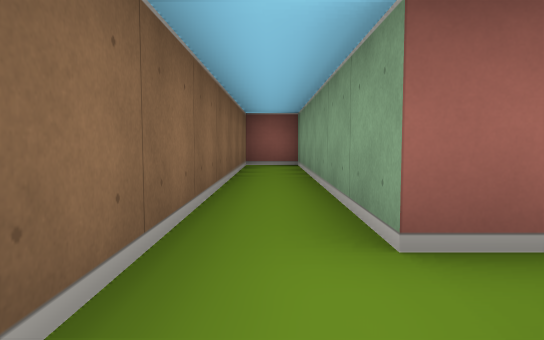
[1] (above)

16 first-person views from a walk through a cub3D ray-caster map. The camera is about half as high as the walls, tilts 4° down and sees 70° across. The floor is counted in squares. Each view is taken from the middle of a square. On the plan, view 1 faces up. The plan holds only what a view shows up to about 9 squares ahead; the rest is blank.

[2]
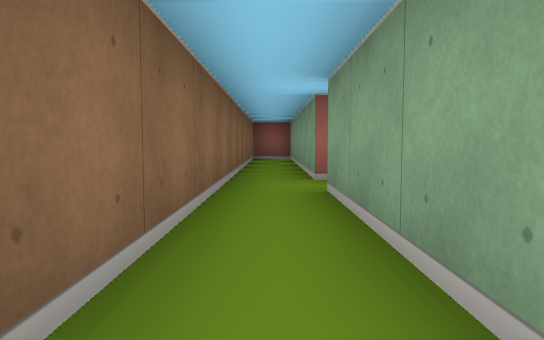

[3]
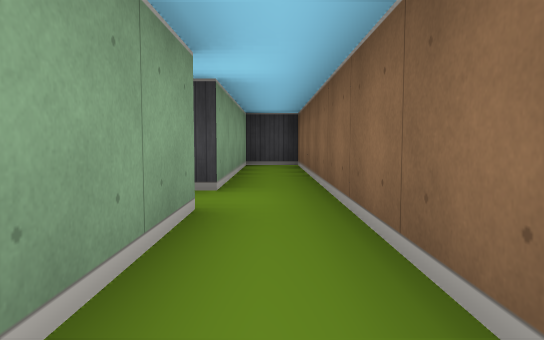

[4]
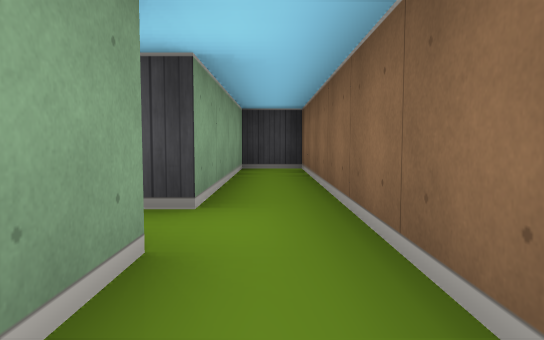

[5]
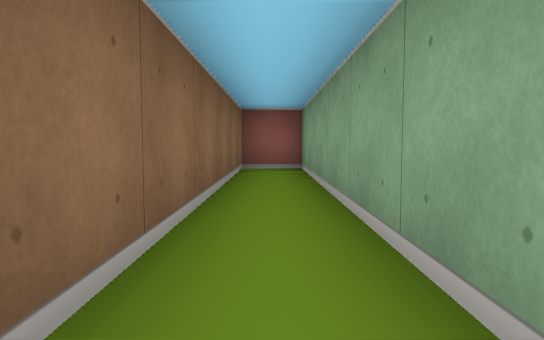

[6]
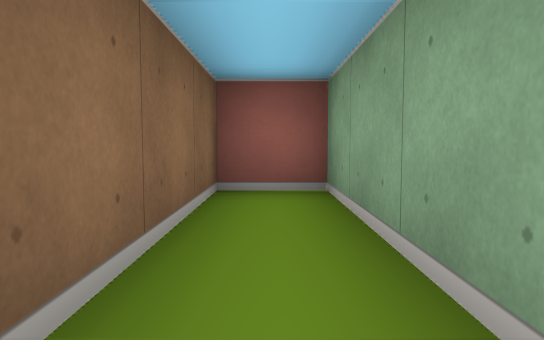

[7]
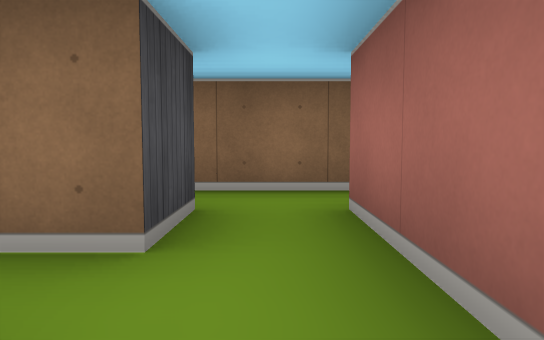

[8]
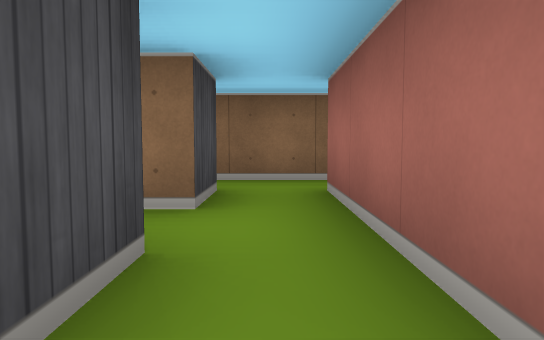

[9]
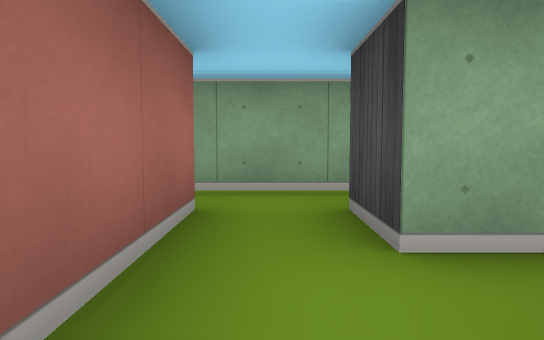

[10]
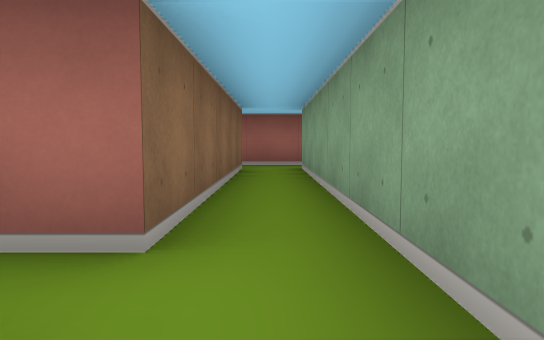

[11]
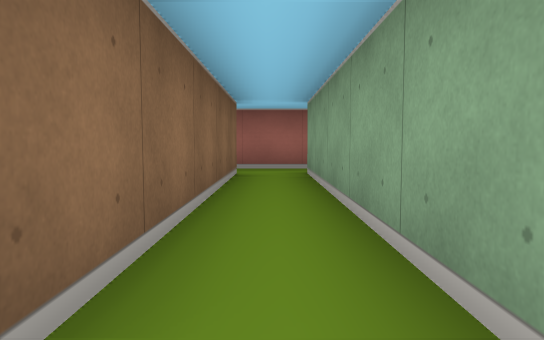

[12]
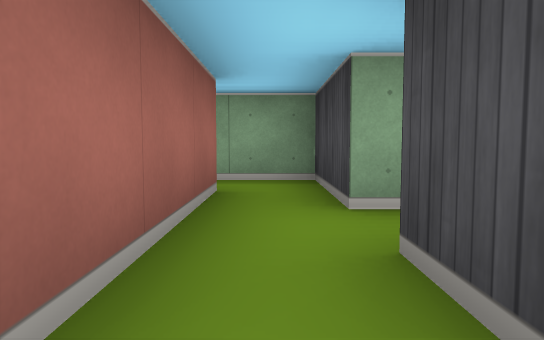

[13]
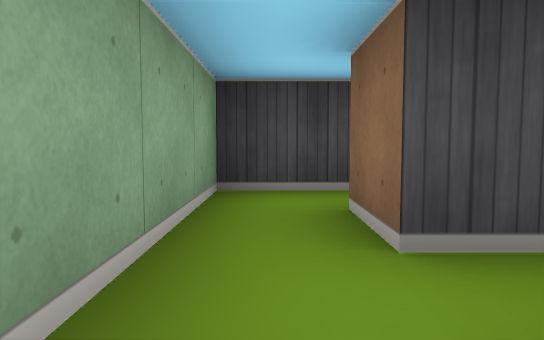

[14]
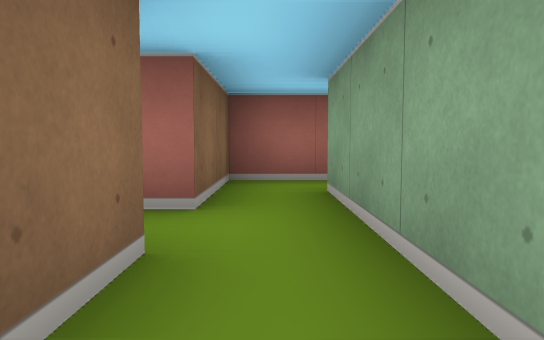

[15]
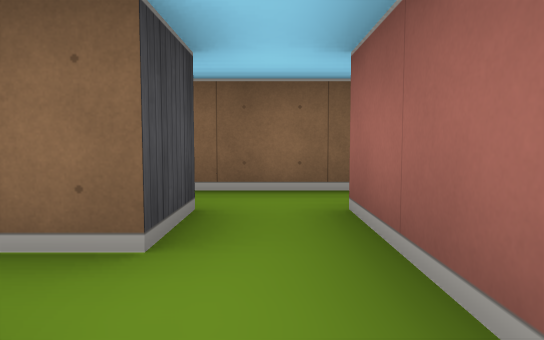

[16]
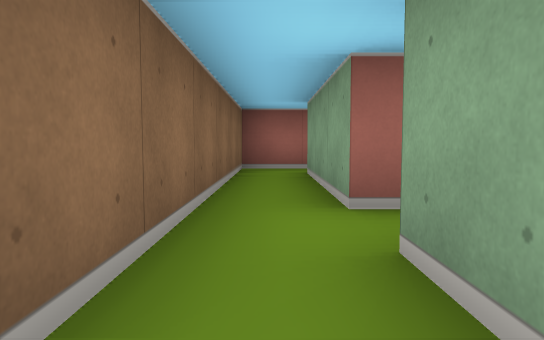

### Floor plan
Points are (right, up) in squares from view 1. A wall is a line through its corners. A room is listed if a view was taken in it or the views show most of it. See-through windows are left out.
Room 1 (views 1, 2, 3, 4, 5, 6)
walls: (0.5, 1.5) (0.5, 7.5) (-0.5, 7.5) (-0.5, -7.5) (0.5, -7.5) (0.5, -3.5); (0.5, -2.5) (0.5, 0.5)
ways out: opening at (1, -3) to room 3; opening at (1, 1) to room 7
Room 2 (views 7, 8, 10, 11)
walls: (4.5, -3.8) (4.5, 2.5); (2.5, -3.5) (3.5, -3.5); (2.5, 2.5) (3.5, 2.5) (3.5, -2.5) (2.5, -2.5); (4.5, 3.5) (2.5, 3.5)
ways out: opening at (3, -3) to room 3; opening at (3, 3) to room 4; opening at (5, 3) to room 6; opening at (4, -4.5)
Room 3 (view 9)
walls: (2.5, -4.1) (2.5, -3.5); (0.5, -3.5) (1.5, -3.5) (1.5, -4.1); (2.5, -2.5) (0.5, -2.5)
ways out: opening at (1, -3) to room 1; opening at (3, -3) to room 2
Room 4 (view 12)
walls: (2.5, 3.5) (2.5, 6.5); (2.6, 7.5) (1.5, 7.5) (1.5, 1.6); (2.5, 1.6) (2.5, 2.5)
ways out: opening at (3, 3) to room 2; opening at (2, 2) to room 7; opening at (3, 7)
Room 5 (view 13)
walls: (6.8, 7.5) (5.5, 7.5) (5.5, 5.5); (6.5, 5.5) (6.5, 6.5)
ways out: opening at (6, 6) to room 8; opening at (7, 7)
Room 6 (views 14, 15)
walls: (4.5, 2.5) (6.5, 2.5) (6.5, 3.5); (5.5, 3.5) (4.5, 3.5)
ways out: opening at (5, 3) to room 2; opening at (6, 4) to room 8
Room 7 (view 16)
walls: (1.1, 1.5) (0.5, 1.5)
ways out: opening at (1, 1) to room 1; opening at (2, 2) to room 4
Room 8 (no view inside)
walls: (5.5, 5.5) (5.1, 5.5); (4.9, 4.5) (5.5, 4.5) (5.5, 3.5); (6.5, 3.5) (6.5, 5.5)
ways out: opening at (6, 6) to room 5; opening at (6, 4) to room 6; opening at (5, 5)

Positions as (right, up) in squares from view 1, and headings:
1: (0, 0), facing up
2: (0, -3), facing up
3: (0, 0), facing down
4: (0, -1), facing down
5: (0, 1), facing up
6: (0, 4), facing up
7: (3, -3), facing left
8: (4, -3), facing left
9: (1, -3), facing right
10: (4, -4), facing up
11: (4, -3), facing up
12: (2, 3), facing right
13: (6, 6), facing down
14: (6, 3), facing up
15: (5, 3), facing left
16: (2, 1), facing up
